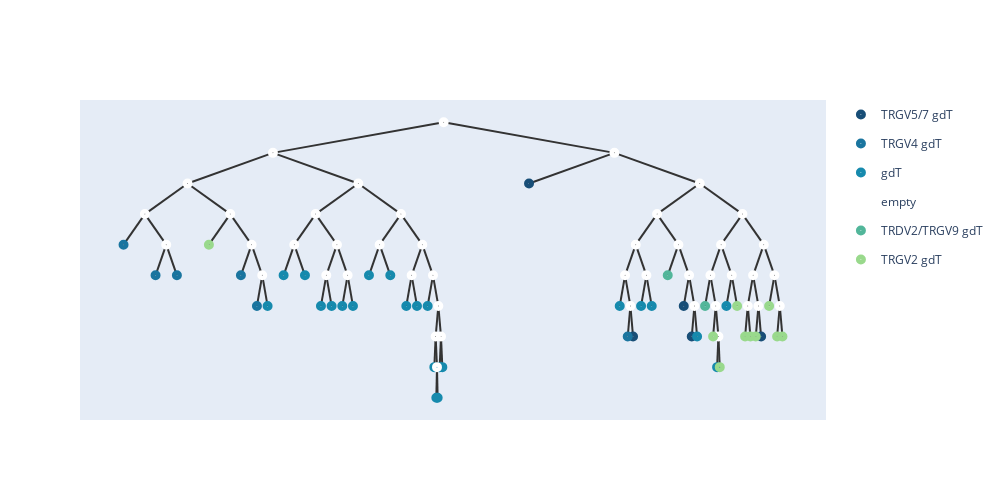

This figure's notebook cell:
### Code cell
add_meta(root,meta_list1,[])
show_tree(root,color=['#184e77','#1a759f','#168aad',"#34a0a4",'#52b69a','#99d98c','#76c893','#99d98c']).show_fig()
remove_meta(root);

### Figure 1 — Plotly figure (JSON) as saved in the notebook; plotly's stock layout.template omitted (floating-point values rounded to 4 significant figures)
{"data": [{"hoverinfo": "text", "hovertext": ["0_TRGV5/7 gdT", "44_TRGV5/7 gdT", "11_TRGV5/7 gdT", "7_TRGV5/7 gdT", "38_TRGV5/7 gdT"], "legendgroup": "TRGV5/7 gdT", "marker": {"color": "#184e77", "size": 10, "symbol": "circle-dot"}, "mode": "markers+text", "name": "TRGV5/7 gdT", "type": "scatter", "x": [6.625, 7.996, 8.664, 8.77, 9.684], "y": [2, -5.5, -4, -5.5, -5.5]}, {"hoverinfo": "text", "hovertext": ["37_TRGV4 gdT", "4_TRGV4 gdT", "35_TRGV4 gdT", "1_TRGV4 gdT", "3_TRGV4 gdT", "5_TRGV4 gdT"], "legendgroup": "TRGV4 gdT", "marker": {"color": "#1a759f", "size": 10, "symbol": "circle-dot"}, "mode": "markers+text", "name": "TRGV4 gdT", "type": "scatter", "x": [1.281, 1.703, 1.984, 2.828, 3.039, 7.926], "y": [-1, -2.5, -2.5, -2.5, -4, -5.5]}, {"hoverinfo": "text", "hovertext": ["45_gdT", "2_gdT", "6_gdT", "12_gdT", "14_gdT", "19_gdT", "28_gdT", "13_gdT", "20_gdT", "17_gdT", "23_gdT", "27_gdT", "39_gdT", "8_gdT", "36_gdT", "26_gdT", "29_gdT", "15_gdT", "16_gdT", "25_gdT", "43_gdT", "18_gdT", "33_gdT"], "legendgroup": "gdT", "marker": {"color": "#168aad", "size": 10, "symbol": "circle-dot"}, "mode": "markers+text", "name": "gdT", "type": "scatter", "x": [3.18, 3.391, 3.672, 3.883, 4.023, 4.164, 4.305, 4.516, 4.797, 5.008, 5.148, 5.289, 5.377, 5.403, 5.421, 5.447, 5.482, 7.82, 8.102, 8.242, 8.84, 9.104, 9.227], "y": [-4, -2.5, -2.5, -4, -4, -4, -4, -2.5, -2.5, -4, -4, -4, -7, -8.5, -8.5, -7, -7, -4, -4, -4, -5.5, -7, -4]}, {"hoverinfo": "text", "hovertext": ["90", "88", "83", "62", "49", "81", "67", "63", "87", "82", "55", "58", "47", "54", "85", "69", "78", "73", "76", "65", "51", "46", "56", "89", "86", "79", "68", "53", "52", "59", "77", "75", "71", "84", "74", "66", "57", "50", "70", "80", "64", "60", "61", "72", "48"], "legendgroup": "empty", "marker": {"color": "#fff", "size": 10, "symbol": "circle-dot"}, "mode": "markers+text", "name": "empty", "type": "scatter", "x": [5.5, 3.25, 2.125, 1.562, 1.844, 2.688, 2.969, 3.109, 4.375, 3.812, 3.531, 4.094, 3.953, 4.234, 4.938, 4.656, 5.219, 5.078, 5.359, 5.43, 5.395, 5.412, 5.465, 7.75, 8.875, 8.312, 8.031, 7.891, 7.961, 8.172, 8.594, 8.734, 8.805, 9.438, 9.156, 9.016, 9.086, 9.121, 9.297, 9.719, 9.578, 9.508, 9.648, 9.859, 9.93], "y": [5, 3.5, 2, 0.5, -1, 0.5, -1, -2.5, 2, 0.5, -1, -1, -2.5, -2.5, 0.5, -1, -1, -2.5, -2.5, -4, -5.5, -7, -5.5, 3.5, 2, 0.5, -1, -2.5, -4, -2.5, -1, -2.5, -4, 0.5, -1, -2.5, -4, -5.5, -2.5, -1, -2.5, -4, -4, -2.5, -4]}, {"hoverinfo": "text", "hovertext": ["42_TRDV2/TRGV9 gdT", "22_TRDV2/TRGV9 gdT"], "legendgroup": "TRDV2/TRGV9 gdT", "marker": {"color": "#52b69a", "size": 10, "symbol": "circle-dot"}, "mode": "markers+text", "name": "TRDV2/TRGV9 gdT", "type": "scatter", "x": [8.453, 8.945], "y": [-2.5, -4]}, {"hoverinfo": "text", "hovertext": ["21_TRGV2 gdT", "41_TRGV2 gdT", "32_TRGV2 gdT", "40_TRGV2 gdT", "30_TRGV2 gdT", "31_TRGV2 gdT", "10_TRGV2 gdT", "9_TRGV2 gdT", "24_TRGV2 gdT", "34_TRGV2 gdT"], "legendgroup": "TRGV2 gdT", "marker": {"color": "#99d98c", "size": 10, "symbol": "circle-dot"}, "mode": "markers+text", "name": "TRGV2 gdT", "type": "scatter", "x": [2.406, 9.051, 9.139, 9.367, 9.473, 9.543, 9.613, 9.789, 9.895, 9.965], "y": [-1, -5.5, -7, -4, -5.5, -5.5, -5.5, -4, -5.5, -5.5]}], "layout": {"height": 500, "shapes": [{"layer": "below", "line": {"color": "#333", "width": 2}, "type": "line", "x0": 5.5, "x1": 5.5, "y0": 5, "y1": 5}, {"layer": "below", "line": {"color": "#333", "width": 2}, "type": "line", "x0": 5.5, "x1": 3.25, "y0": 5, "y1": 3.5}, {"layer": "below", "line": {"color": "#333", "width": 2}, "type": "line", "x0": 3.25, "x1": 2.125, "y0": 3.5, "y1": 2}, {"layer": "below", "line": {"color": "#333", "width": 2}, "type": "line", "x0": 2.125, "x1": 1.562, "y0": 2, "y1": 0.5}, {"layer": "below", "line": {"color": "#333", "width": 2}, "type": "line", "x0": 1.562, "x1": 1.281, "y0": 0.5, "y1": -1}, {"layer": "below", "line": {"color": "#333", "width": 2}, "type": "line", "x0": 1.562, "x1": 1.844, "y0": 0.5, "y1": -1}, {"layer": "below", "line": {"color": "#333", "width": 2}, "type": "line", "x0": 1.844, "x1": 1.703, "y0": -1, "y1": -2.5}, {"layer": "below", "line": {"color": "#333", "width": 2}, "type": "line", "x0": 1.844, "x1": 1.984, "y0": -1, "y1": -2.5}, {"layer": "below", "line": {"color": "#333", "width": 2}, "type": "line", "x0": 2.125, "x1": 2.688, "y0": 2, "y1": 0.5}, {"layer": "below", "line": {"color": "#333", "width": 2}, "type": "line", "x0": 2.688, "x1": 2.406, "y0": 0.5, "y1": -1}, {"layer": "below", "line": {"color": "#333", "width": 2}, "type": "line", "x0": 2.688, "x1": 2.969, "y0": 0.5, "y1": -1}, {"layer": "below", "line": {"color": "#333", "width": 2}, "type": "line", "x0": 2.969, "x1": 2.828, "y0": -1, "y1": -2.5}, {"layer": "below", "line": {"color": "#333", "width": 2}, "type": "line", "x0": 2.969, "x1": 3.109, "y0": -1, "y1": -2.5}, {"layer": "below", "line": {"color": "#333", "width": 2}, "type": "line", "x0": 3.109, "x1": 3.039, "y0": -2.5, "y1": -4}, {"layer": "below", "line": {"color": "#333", "width": 2}, "type": "line", "x0": 3.109, "x1": 3.18, "y0": -2.5, "y1": -4}, {"layer": "below", "line": {"color": "#333", "width": 2}, "type": "line", "x0": 3.25, "x1": 4.375, "y0": 3.5, "y1": 2}, {"layer": "below", "line": {"color": "#333", "width": 2}, "type": "line", "x0": 4.375, "x1": 3.812, "y0": 2, "y1": 0.5}, {"layer": "below", "line": {"color": "#333", "width": 2}, "type": "line", "x0": 3.812, "x1": 3.531, "y0": 0.5, "y1": -1}, {"layer": "below", "line": {"color": "#333", "width": 2}, "type": "line", "x0": 3.531, "x1": 3.391, "y0": -1, "y1": -2.5}, {"layer": "below", "line": {"color": "#333", "width": 2}, "type": "line", "x0": 3.531, "x1": 3.672, "y0": -1, "y1": -2.5}, {"layer": "below", "line": {"color": "#333", "width": 2}, "type": "line", "x0": 3.812, "x1": 4.094, "y0": 0.5, "y1": -1}, {"layer": "below", "line": {"color": "#333", "width": 2}, "type": "line", "x0": 4.094, "x1": 3.953, "y0": -1, "y1": -2.5}, {"layer": "below", "line": {"color": "#333", "width": 2}, "type": "line", "x0": 3.953, "x1": 3.883, "y0": -2.5, "y1": -4}, {"layer": "below", "line": {"color": "#333", "width": 2}, "type": "line", "x0": 3.953, "x1": 4.023, "y0": -2.5, "y1": -4}, {"layer": "below", "line": {"color": "#333", "width": 2}, "type": "line", "x0": 4.094, "x1": 4.234, "y0": -1, "y1": -2.5}, {"layer": "below", "line": {"color": "#333", "width": 2}, "type": "line", "x0": 4.234, "x1": 4.164, "y0": -2.5, "y1": -4}, {"layer": "below", "line": {"color": "#333", "width": 2}, "type": "line", "x0": 4.234, "x1": 4.305, "y0": -2.5, "y1": -4}, {"layer": "below", "line": {"color": "#333", "width": 2}, "type": "line", "x0": 4.375, "x1": 4.938, "y0": 2, "y1": 0.5}, {"layer": "below", "line": {"color": "#333", "width": 2}, "type": "line", "x0": 4.938, "x1": 4.656, "y0": 0.5, "y1": -1}, {"layer": "below", "line": {"color": "#333", "width": 2}, "type": "line", "x0": 4.656, "x1": 4.516, "y0": -1, "y1": -2.5}, {"layer": "below", "line": {"color": "#333", "width": 2}, "type": "line", "x0": 4.656, "x1": 4.797, "y0": -1, "y1": -2.5}, {"layer": "below", "line": {"color": "#333", "width": 2}, "type": "line", "x0": 4.938, "x1": 5.219, "y0": 0.5, "y1": -1}, {"layer": "below", "line": {"color": "#333", "width": 2}, "type": "line", "x0": 5.219, "x1": 5.078, "y0": -1, "y1": -2.5}, {"layer": "below", "line": {"color": "#333", "width": 2}, "type": "line", "x0": 5.078, "x1": 5.008, "y0": -2.5, "y1": -4}, {"layer": "below", "line": {"color": "#333", "width": 2}, "type": "line", "x0": 5.078, "x1": 5.148, "y0": -2.5, "y1": -4}, {"layer": "below", "line": {"color": "#333", "width": 2}, "type": "line", "x0": 5.219, "x1": 5.359, "y0": -1, "y1": -2.5}, {"layer": "below", "line": {"color": "#333", "width": 2}, "type": "line", "x0": 5.359, "x1": 5.289, "y0": -2.5, "y1": -4}, {"layer": "below", "line": {"color": "#333", "width": 2}, "type": "line", "x0": 5.359, "x1": 5.43, "y0": -2.5, "y1": -4}, {"layer": "below", "line": {"color": "#333", "width": 2}, "type": "line", "x0": 5.43, "x1": 5.395, "y0": -4, "y1": -5.5}, {"layer": "below", "line": {"color": "#333", "width": 2}, "type": "line", "x0": 5.395, "x1": 5.377, "y0": -5.5, "y1": -7}, {"layer": "below", "line": {"color": "#333", "width": 2}, "type": "line", "x0": 5.395, "x1": 5.412, "y0": -5.5, "y1": -7}, {"layer": "below", "line": {"color": "#333", "width": 2}, "type": "line", "x0": 5.412, "x1": 5.403, "y0": -7, "y1": -8.5}, {"layer": "below", "line": {"color": "#333", "width": 2}, "type": "line", "x0": 5.412, "x1": 5.421, "y0": -7, "y1": -8.5}, {"layer": "below", "line": {"color": "#333", "width": 2}, "type": "line", "x0": 5.43, "x1": 5.465, "y0": -4, "y1": -5.5}, {"layer": "below", "line": {"color": "#333", "width": 2}, "type": "line", "x0": 5.465, "x1": 5.447, "y0": -5.5, "y1": -7}, {"layer": "below", "line": {"color": "#333", "width": 2}, "type": "line", "x0": 5.465, "x1": 5.482, "y0": -5.5, "y1": -7}, {"layer": "below", "line": {"color": "#333", "width": 2}, "type": "line", "x0": 5.5, "x1": 7.75, "y0": 5, "y1": 3.5}, {"layer": "below", "line": {"color": "#333", "width": 2}, "type": "line", "x0": 7.75, "x1": 6.625, "y0": 3.5, "y1": 2}, {"layer": "below", "line": {"color": "#333", "width": 2}, "type": "line", "x0": 7.75, "x1": 8.875, "y0": 3.5, "y1": 2}, {"layer": "below", "line": {"color": "#333", "width": 2}, "type": "line", "x0": 8.875, "x1": 8.312, "y0": 2, "y1": 0.5}, {"layer": "below", "line": {"color": "#333", "width": 2}, "type": "line", "x0": 8.312, "x1": 8.031, "y0": 0.5, "y1": -1}, {"layer": "below", "line": {"color": "#333", "width": 2}, "type": "line", "x0": 8.031, "x1": 7.891, "y0": -1, "y1": -2.5}, {"layer": "below", "line": {"color": "#333", "width": 2}, "type": "line", "x0": 7.891, "x1": 7.82, "y0": -2.5, "y1": -4}, {"layer": "below", "line": {"color": "#333", "width": 2}, "type": "line", "x0": 7.891, "x1": 7.961, "y0": -2.5, "y1": -4}, {"layer": "below", "line": {"color": "#333", "width": 2}, "type": "line", "x0": 7.961, "x1": 7.926, "y0": -4, "y1": -5.5}, {"layer": "below", "line": {"color": "#333", "width": 2}, "type": "line", "x0": 7.961, "x1": 7.996, "y0": -4, "y1": -5.5}, {"layer": "below", "line": {"color": "#333", "width": 2}, "type": "line", "x0": 8.031, "x1": 8.172, "y0": -1, "y1": -2.5}, {"layer": "below", "line": {"color": "#333", "width": 2}, "type": "line", "x0": 8.172, "x1": 8.102, "y0": -2.5, "y1": -4}, {"layer": "below", "line": {"color": "#333", "width": 2}, "type": "line", "x0": 8.172, "x1": 8.242, "y0": -2.5, "y1": -4}, {"layer": "below", "line": {"color": "#333", "width": 2}, "type": "line", "x0": 8.312, "x1": 8.594, "y0": 0.5, "y1": -1}, {"layer": "below", "line": {"color": "#333", "width": 2}, "type": "line", "x0": 8.594, "x1": 8.453, "y0": -1, "y1": -2.5}, {"layer": "below", "line": {"color": "#333", "width": 2}, "type": "line", "x0": 8.594, "x1": 8.734, "y0": -1, "y1": -2.5}, {"layer": "below", "line": {"color": "#333", "width": 2}, "type": "line", "x0": 8.734, "x1": 8.664, "y0": -2.5, "y1": -4}, {"layer": "below", "line": {"color": "#333", "width": 2}, "type": "line", "x0": 8.734, "x1": 8.805, "y0": -2.5, "y1": -4}, {"layer": "below", "line": {"color": "#333", "width": 2}, "type": "line", "x0": 8.805, "x1": 8.77, "y0": -4, "y1": -5.5}, {"layer": "below", "line": {"color": "#333", "width": 2}, "type": "line", "x0": 8.805, "x1": 8.84, "y0": -4, "y1": -5.5}, {"layer": "below", "line": {"color": "#333", "width": 2}, "type": "line", "x0": 8.875, "x1": 9.438, "y0": 2, "y1": 0.5}, {"layer": "below", "line": {"color": "#333", "width": 2}, "type": "line", "x0": 9.438, "x1": 9.156, "y0": 0.5, "y1": -1}, {"layer": "below", "line": {"color": "#333", "width": 2}, "type": "line", "x0": 9.156, "x1": 9.016, "y0": -1, "y1": -2.5}, {"layer": "below", "line": {"color": "#333", "width": 2}, "type": "line", "x0": 9.016, "x1": 8.945, "y0": -2.5, "y1": -4}, {"layer": "below", "line": {"color": "#333", "width": 2}, "type": "line", "x0": 9.016, "x1": 9.086, "y0": -2.5, "y1": -4}, {"layer": "below", "line": {"color": "#333", "width": 2}, "type": "line", "x0": 9.086, "x1": 9.051, "y0": -4, "y1": -5.5}, {"layer": "below", "line": {"color": "#333", "width": 2}, "type": "line", "x0": 9.086, "x1": 9.121, "y0": -4, "y1": -5.5}, {"layer": "below", "line": {"color": "#333", "width": 2}, "type": "line", "x0": 9.121, "x1": 9.104, "y0": -5.5, "y1": -7}, {"layer": "below", "line": {"color": "#333", "width": 2}, "type": "line", "x0": 9.121, "x1": 9.139, "y0": -5.5, "y1": -7}, {"layer": "below", "line": {"color": "#333", "width": 2}, "type": "line", "x0": 9.156, "x1": 9.297, "y0": -1, "y1": -2.5}, {"layer": "below", "line": {"color": "#333", "width": 2}, "type": "line", "x0": 9.297, "x1": 9.227, "y0": -2.5, "y1": -4}, {"layer": "below", "line": {"color": "#333", "width": 2}, "type": "line", "x0": 9.297, "x1": 9.367, "y0": -2.5, "y1": -4}, {"layer": "below", "line": {"color": "#333", "width": 2}, "type": "line", "x0": 9.438, "x1": 9.719, "y0": 0.5, "y1": -1}, {"layer": "below", "line": {"color": "#333", "width": 2}, "type": "line", "x0": 9.719, "x1": 9.578, "y0": -1, "y1": -2.5}, {"layer": "below", "line": {"color": "#333", "width": 2}, "type": "line", "x0": 9.578, "x1": 9.508, "y0": -2.5, "y1": -4}, {"layer": "below", "line": {"color": "#333", "width": 2}, "type": "line", "x0": 9.508, "x1": 9.473, "y0": -4, "y1": -5.5}, {"layer": "below", "line": {"color": "#333", "width": 2}, "type": "line", "x0": 9.508, "x1": 9.543, "y0": -4, "y1": -5.5}, {"layer": "below", "line": {"color": "#333", "width": 2}, "type": "line", "x0": 9.578, "x1": 9.648, "y0": -2.5, "y1": -4}, {"layer": "below", "line": {"color": "#333", "width": 2}, "type": "line", "x0": 9.648, "x1": 9.613, "y0": -4, "y1": -5.5}, {"layer": "below", "line": {"color": "#333", "width": 2}, "type": "line", "x0": 9.648, "x1": 9.684, "y0": -4, "y1": -5.5}, {"layer": "below", "line": {"color": "#333", "width": 2}, "type": "line", "x0": 9.719, "x1": 9.859, "y0": -1, "y1": -2.5}, {"layer": "below", "line": {"color": "#333", "width": 2}, "type": "line", "x0": 9.859, "x1": 9.789, "y0": -2.5, "y1": -4}, {"layer": "below", "line": {"color": "#333", "width": 2}, "type": "line", "x0": 9.859, "x1": 9.93, "y0": -2.5, "y1": -4}, {"layer": "below", "line": {"color": "#333", "width": 2}, "type": "line", "x0": 9.93, "x1": 9.895, "y0": -4, "y1": -5.5}, {"layer": "below", "line": {"color": "#333", "width": 2}, "type": "line", "x0": 9.93, "x1": 9.965, "y0": -4, "y1": -5.5}], "width": 1000, "xaxis": {"showgrid": false, "showline": false, "showticklabels": false, "zeroline": false}, "yaxis": {"showgrid": false, "showline": false, "showticklabels": false, "zeroline": false}}}
